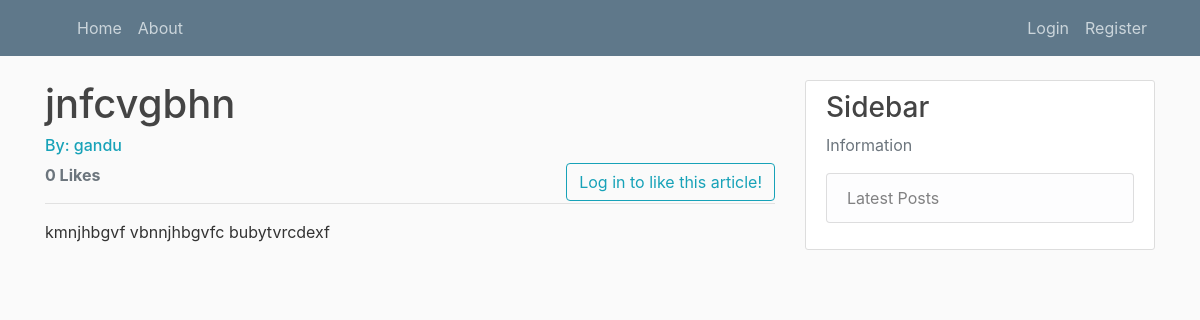
Page /article/21 on the committed database.
### blog/models.py (models this page shows, shortened)
class Post(models.Model):
    title = models.CharField(max_length=100)
    content = models.TextField()
    date_posted = models.DateTimeField(default=timezone.now)
    author = models.ForeignKey(User, on_delete=models.CASCADE)
    snippet = models.CharField(max_length=100)
    category = models.CharField(max_length=100, default='uncategorised')
    likes = models.ManyToManyField(User, related_name='blogpost_like')
    def number_of_likes(self):
        return self.likes.count()

### blog/views.py (the view)
# urls.py: path('article/<int:pk>', ArticleDetailView.as_view(), name='article-detailer'),
class ArticleDetailView(DetailView):
    model = Post
    template_name = 'blog/article-detail.html'
    def get_context_data(self, **kwargs):
        data = super().get_context_data(**kwargs)
        likes_connected = get_object_or_404(Post, id=self.kwargs['pk'])
        liked = False
        if likes_connected.likes.filter(id=self.request.user.id).exists():
            liked = True
        data['number_of_likes'] = likes_connected.number_of_likes()
        data['post_is_liked'] = liked
        return data

### blog/templates/blog/article-detail.html (shortened to what this page needs)
<!DOCTYPE html>
{% extends "blog/base.html" %}
{% block content %}
<h1>{{post.title}}</h1>
<h6 class="text-info">By: {{post.author}}</h6>
{% if user.is_authenticated %}
<form action="{% url 'blogpost_like' object.id %}" method="POST">
  {% csrf_token %}
  {% if post_is_liked %}
  <button style="float: right" type="submit" name="blogpost_id" value="{{object.id}}"
    class="btn btn-info">Unlike</button>
  {% else %}
  <button style="float: right" type="submit" name="blogpost_id" value="{{object.id}}" class="btn btn-info">Like</button>
  {% endif %}
</form>
{% else %}
<a style="float: right" class="btn btn-outline-info" href="{% url 'login' %}?next={{request.path}}">Log in to like this
  article!</a>
{% endif %}
<strong class="text-secondary">{{ number_of_likes }} Like{{ number_of_likes|pluralize }}</strong>
<hr>
{{post.content|safe}}
<br />
<br />
<br>
<br>
{% endblock content %}

### blog/static/blog/main.css (style rules this page uses)
body { background: #fafafa; color: #333333; margin-top: 5rem; }
h1, h2, h3, h4, h5, h6 { color: #444444; }

### rows in the picture
Post: title "jnfcvgbhn", author "gandu", content "kmnjhbgvf vbnnjhbgvfc bubytvrcdexf"

### other values in the picture
{{ number_of_likes }} "0"
